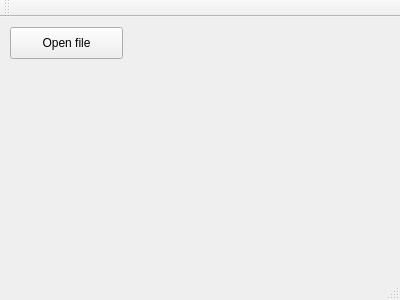
<?xml version="1.0" encoding="UTF-8"?>
<ui version="4.0">
 <class>MainWindow</class>
 <widget class="QMainWindow" name="MainWindow">
  <property name="geometry">
   <rect>
    <x>0</x>
    <y>0</y>
    <width>400</width>
    <height>300</height>
   </rect>
  </property>
  <property name="windowTitle">
   <string>MainWindow</string>
  </property>
  <widget class="QWidget" name="centralWidget">
   <widget class="QPushButton" name="pushButton">
    <property name="geometry">
     <rect>
      <x>10</x>
      <y>10</y>
      <width>113</width>
      <height>32</height>
     </rect>
    </property>
    <property name="text">
     <string>Open file</string>
    </property>
   </widget>
  </widget>
  <widget class="QMenuBar" name="menuBar">
   <property name="geometry">
    <rect>
     <x>0</x>
     <y>0</y>
     <width>400</width>
     <height>22</height>
    </rect>
   </property>
  </widget>
  <widget class="QToolBar" name="mainToolBar">
   <attribute name="toolBarArea">
    <enum>TopToolBarArea</enum>
   </attribute>
   <attribute name="toolBarBreak">
    <bool>false</bool>
   </attribute>
  </widget>
  <widget class="QStatusBar" name="statusBar"/>
 </widget>
 <layoutdefault spacing="6" margin="11"/>
 <resources/>
 <connections/>
</ui>
